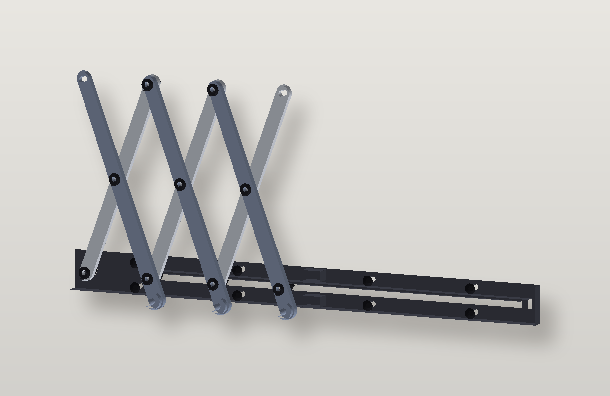
#> input picture hot-wheels-stand/rack_v2/brochure/img_closed.png, 610 x 396 px; its folder holds only this picture in this run
$ python -i brochure_render.py   (imports and definitions only)
#> lines starting #> are read from the running program, lines starting #| are printed output that depends on the picture
#> further down, picture is the input picture: PIL image 610x396 RGB; mean R, G, B 197.9, 196.7, 193.9
"""Demo renders for the brochure: python3 brochure_render.py -> brochure/img_*.png"""
import os, numpy as np
from PIL import Image, ImageFilter
import trimesh
from trimesh.transformations import rotation_matrix
import rack_cad as C, raster
from rack_cad import box, cylz, union, diff, hull_of

# [1 line not run here, left out]
tw = lambda p: np.column_stack([p[:, 0], -p[:, 2], p[:, 1]])
CAR_COLS = [((0.90, 0.12, 0.10), (0.1, 0.15, 0.25)), ((0.1, 0.45, 0.95), (0.1, 0.12, 0.2)), ((1.0, 0.75, 0.05), (0.1, 0.12, 0.2)),
            ((0.1, 0.7, 0.3), (0.1, 0.12, 0.2)), ((0.7, 0.2, 0.85), (0.1, 0.12, 0.2))]
CARD_COLS = [(1.0, 1.0, 1.0)] * 5
BAND = [(0.95, 0.35, 0.1), (0.1, 0.35, 0.8), (0.95, 0.6, 0.0), (0.1, 0.55, 0.3), (0.6, 0.15, 0.7)]


# [58 lines left out: functions _ext, car, card_items, scene, not called in this run]


WALL = np.array([226, 224, 219])


def stage(im, shadow=True):
#> called with shadow = True
    a = np.asarray(im.convert("RGB")).astype(int)
    mask = (np.abs(a - 255).sum(2) > 6)
#> mask: shape (396, 610) bool; every value is 1
    W, H = im.size
#> W = 610; H = 396
    bg = np.zeros((H, W, 3)); yy = np.linspace(0, 1, H)[:, None, None]
#> after `yy = np.linspace(0, 1, H)[:, None, None]`: yy = 396 values from 0 to 1
    bg[:] = WALL * (1.03 - 0.10 * yy)
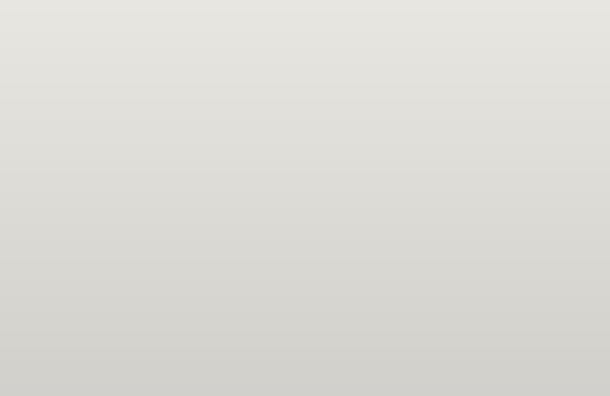
#> bg: shape (396, 610, 3) float64; mean of channels 0, 1, 2 221.5, 219.5, 214.6; drawn as R, G, B
    out = Image.fromarray(bg.astype(np.uint8))
    sh = Image.fromarray((mask * 255).astype(np.uint8)).filter(ImageFilter.GaussianBlur(9))
#> sh: PIL image 610x396 L; every value is 255
    sh = sh.point(lambda v: int(v * 0.35))
#> sh: PIL image 610x396 L; every value is 89
    shadow_layer = Image.new("RGB", (W, H), (60, 55, 50))
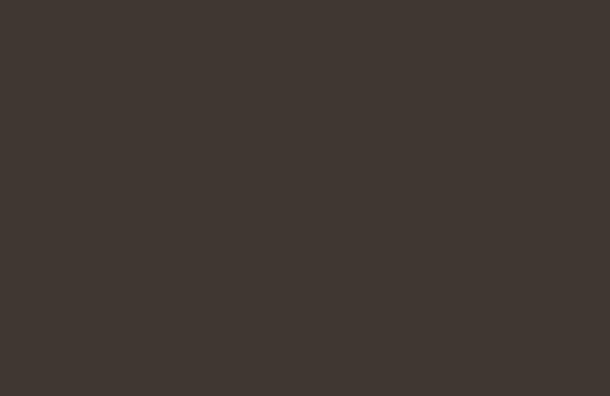
#> shadow_layer: PIL image 610x396 RGB; mean R, G, B 60, 55, 50
    out.paste(shadow_layer, (14, 18), sh)
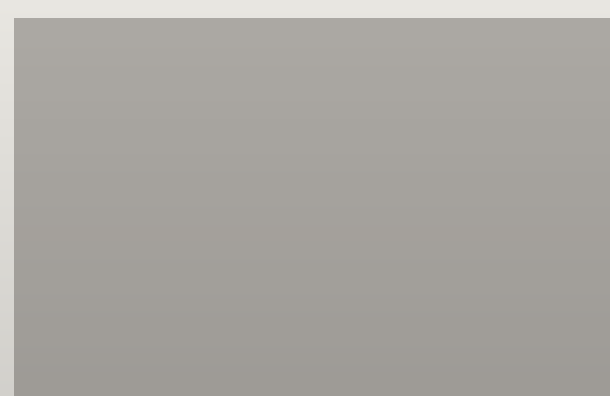
#> out: PIL image 610x396 RGB; mean R, G, B 168.8, 165.8, 160.9
    out.paste(im.convert("RGB"), (0, 0), Image.fromarray((mask * 255).astype(np.uint8)))
    return out


# [5 lines left out: function save, not called in this run]


# [10 lines not run here, left out]

>>> from PIL import Image
>>> picture = Image.open('brochure/img_closed.png')
>>> result = stage(picture)

$ run again, on hot-wheels-stand/rack_v2/brochure/img_front3.png
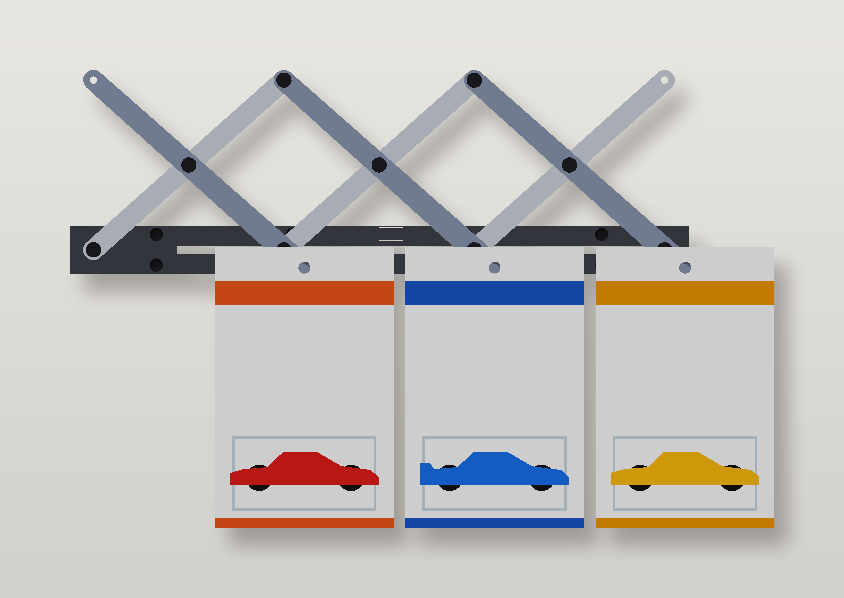
#> input picture hot-wheels-stand/rack_v2/brochure/img_front3.png, 844 x 598 px
#> picture is the input picture: PIL image 844x598 RGB; mean R, G, B 199.1, 195.7, 192.6
#> mask: shape (598, 844) bool; every value is 1
#> in stage, `out.paste(shadow_layer, (14, 18), sh)`:
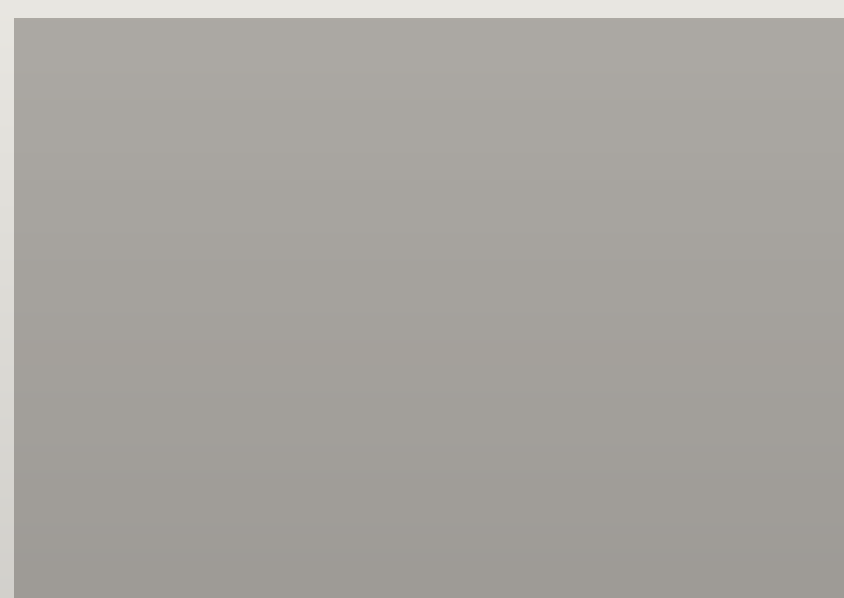
#> out: PIL image 844x598 RGB; mean R, G, B 167.5, 164.5, 159.6

$ run again, on hot-wheels-stand/rack_v2/brochure/img_hero.png
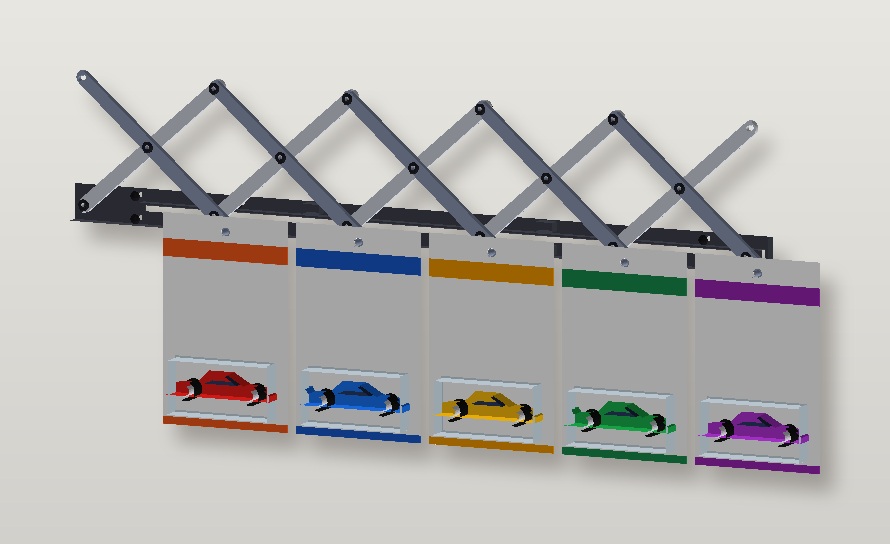
#> input picture hot-wheels-stand/rack_v2/brochure/img_hero.png, 890 x 544 px
#> picture is the input picture: PIL image 890x544 RGB; mean R, G, B 187.6, 185.8, 183.5
#> mask: shape (544, 890) bool; every value is 1
#> in stage, `out.paste(shadow_layer, (14, 18), sh)`:
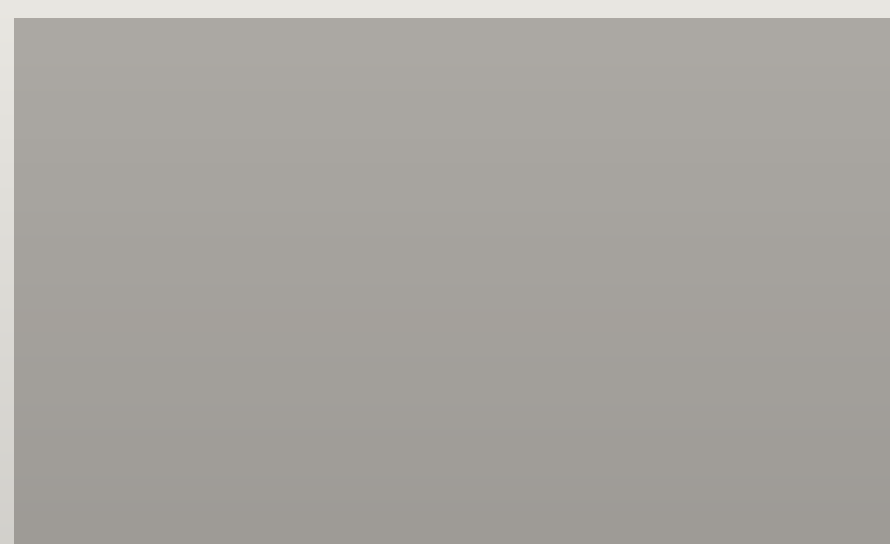
#> out: PIL image 890x544 RGB; mean R, G, B 167.6, 164.7, 159.7

$ run again, on hot-wheels-stand/rack_v2/brochure/img_hook.png
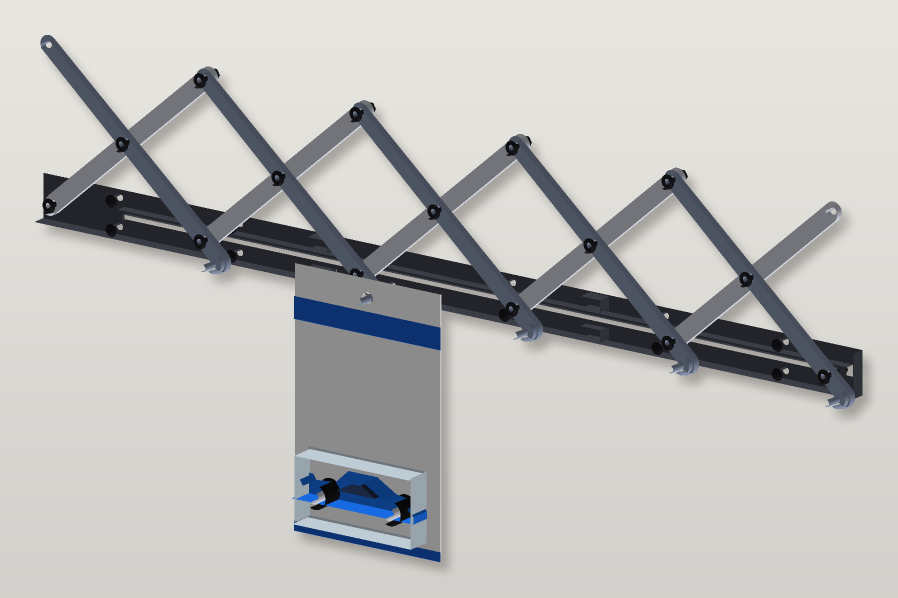
#> input picture hot-wheels-stand/rack_v2/brochure/img_hook.png, 1795 x 1195 px (shown at 1/2 size)
#> picture is the input picture: PIL image 1795x1195 RGB; mean R, G, B 191.7, 191.2, 189.5
#> mask: shape (1195, 1795) bool; every value is 1
#> in stage, `out.paste(shadow_layer, (14, 18), sh)`:
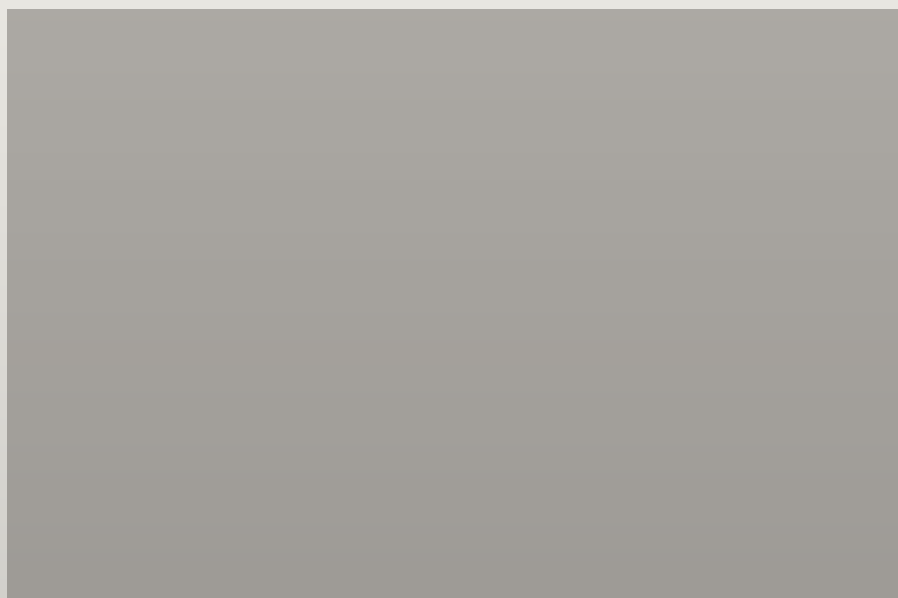
#> out: PIL image 1795x1195 RGB (shown at 1/2 size); mean R, G, B 166.1, 163.1, 158.2
